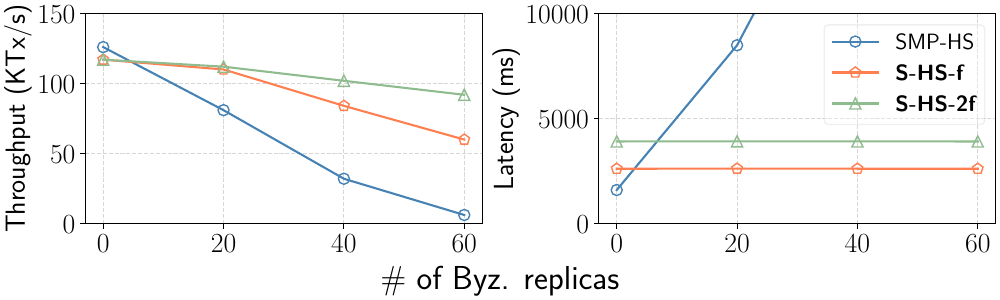

Here is the Python script that generated this plot:
import matplotlib.pyplot as plt

SMALL_SIZE = 8
MEDIUM_SIZE = 16
BIGGER_SIZE = 20

plt.rc('font', size=BIGGER_SIZE)          # controls default text sizes
plt.rc('axes', titlesize=BIGGER_SIZE)     # fontsize of the axes title
plt.rc('axes', labelsize=BIGGER_SIZE)    # fontsize of the x and y labels
plt.rc('xtick', labelsize=BIGGER_SIZE)    # fontsize of the tick labels
plt.rc('ytick', labelsize=BIGGER_SIZE)    # fontsize of the tick labels
plt.rc('legend', fontsize=MEDIUM_SIZE)    # legend fontsize

plt.rcParams['text.usetex'] = True

# batchsize = 512000
def do_plot():
    f, ax = plt.subplots(1,2,figsize=(10,3),constrained_layout=True)
    replicaNo = [0, 20, 40, 60]
    thru = [
    ('SMP-HS',[
        126.2,
        81.1,
        32.1,
        6.2,
    ], 'o', 'steelblue'),
    (r'\textbf{S-HS-f}',[
        117.2,
        110.2,
        84.2,
        60.1,
    ], 'p', 'coral'),
    (r'\textbf{S-HS-2f}',[
        117.2,
        112.2,
        102.1,
        92.1,
    ], '^', 'darkseagreen'),
    ]
    for name, entries, style, color in thru:
        ax[0].plot(replicaNo, entries, marker=style, mec=color, color=color, mfc='none', label='%s'%name, markersize=8)
        ax[0].set_ylabel("Throughput (KTx/s)")
        # ax[0].set_xticks(xticks)
        ax[0].set_ylim([0,150])
        # ax[0].set_xticklabels(xticks_label)
        # ax[0].set_xticklabels(("", "", "", "", "", ""))
    lat = [
    ('SMP-HS',[
        1603,
        8500,
        19322,
        19210,
    ], 'o', 'steelblue'),
    (r'\textbf{S-HS-f}',[
        2616,
        2622,
        2618,
        2616,
    ], 'p', 'coral'),
    (r'\textbf{S-HS-2f}',[
        3916,
        3922,
        3918,
        3916,
    ], '^', 'darkseagreen')
    ]
    for name, entries, style, color in lat:
        ax[1].plot(replicaNo, entries, marker=style, color=color, mec=color, mfc='none', label='%s' % name, markersize=8)
        ax[1].set_ylabel("Latency (ms)")
        ax[1].set_xticks(replicaNo)
        ax[1].set_ylim([0,10000])
    ax[0].grid(linestyle='--', alpha=0.5)
    ax[1].grid(linestyle='--', alpha=0.5)
    ax[1].legend(loc='best', fancybox=True,frameon=True,framealpha=0.3)
    f.supxlabel('\# of Byz. replicas')
    plt.savefig('byz-200.pdf', format='pdf')
    plt.show()

if __name__ == '__main__':
    do_plot()
